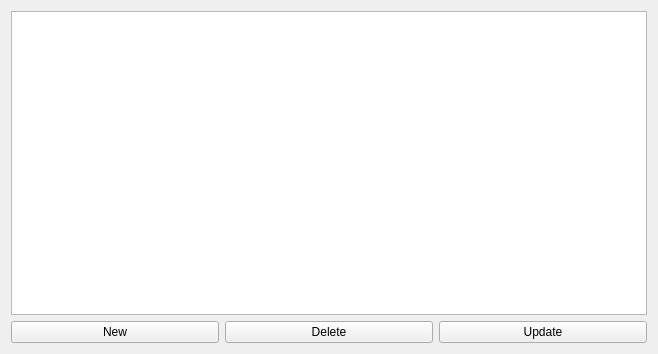
<?xml version="1.0" encoding="UTF-8"?>
<ui version="4.0">
 <class>ProductsView</class>
 <widget class="QWidget" name="ProductsView">
  <property name="geometry">
   <rect>
    <x>0</x>
    <y>0</y>
    <width>658</width>
    <height>354</height>
   </rect>
  </property>
  <property name="windowTitle">
   <string>Form</string>
  </property>
  <layout class="QGridLayout" name="gridLayout">
   <item row="0" column="0">
    <layout class="QVBoxLayout" name="verticalLayout">
     <item>
      <widget class="QTableView" name="productsView"/>
     </item>
     <item>
      <layout class="QHBoxLayout" name="horizontalLayout">
       <item>
        <widget class="QPushButton" name="newButton">
         <property name="text">
          <string>New</string>
         </property>
        </widget>
       </item>
       <item>
        <widget class="QPushButton" name="deleteButton">
         <property name="text">
          <string>Delete</string>
         </property>
        </widget>
       </item>
       <item>
        <widget class="QPushButton" name="updateButton">
         <property name="text">
          <string>Update</string>
         </property>
        </widget>
       </item>
      </layout>
     </item>
    </layout>
   </item>
  </layout>
 </widget>
 <resources/>
 <connections/>
</ui>
